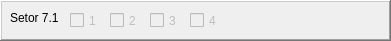
      <widget class="QFrame" name="frame_30">
       <property name="geometry">
        <rect>
         <x>450</x>
         <y>330</y>
         <width>391</width>
         <height>41</height>
        </rect>
       </property>
       <property name="frameShape">
        <enum>QFrame::WinPanel</enum>
       </property>
       <property name="frameShadow">
        <enum>QFrame::Raised</enum>
       </property>
       <widget class="QCheckBox" name="cb711">
        <property name="enabled">
         <bool>false</bool>
        </property>
        <property name="geometry">
         <rect>
          <x>70</x>
          <y>10</y>
          <width>41</width>
          <height>21</height>
         </rect>
        </property>
        <property name="text">
         <string>1</string>
        </property>
       </widget>
       <widget class="QCheckBox" name="cb712">
        <property name="enabled">
         <bool>false</bool>
        </property>
        <property name="geometry">
         <rect>
          <x>110</x>
          <y>10</y>
          <width>41</width>
          <height>21</height>
         </rect>
        </property>
        <property name="text">
         <string>2</string>
        </property>
       </widget>
       <widget class="QLabel" name="label_36">
        <property name="geometry">
         <rect>
          <x>10</x>
          <y>10</y>
          <width>58</width>
          <height>16</height>
         </rect>
        </property>
        <property name="text">
         <string>Setor 7.1</string>
        </property>
       </widget>
       <widget class="QCheckBox" name="cb713">
        <property name="enabled">
         <bool>false</bool>
        </property>
        <property name="geometry">
         <rect>
          <x>150</x>
          <y>10</y>
          <width>41</width>
          <height>21</height>
         </rect>
        </property>
        <property name="text">
         <string>3</string>
        </property>
       </widget>
       <widget class="QCheckBox" name="cb714">
        <property name="enabled">
         <bool>false</bool>
        </property>
        <property name="geometry">
         <rect>
          <x>190</x>
          <y>10</y>
          <width>41</width>
          <height>21</height>
         </rect>
        </property>
        <property name="text">
         <string>4</string>
        </property>
       </widget>
       <widget class="QFrame" name="frame_31">
        <property name="geometry">
         <rect>
          <x>460</x>
          <y>0</y>
          <width>391</width>
          <height>41</height>
         </rect>
        </property>
        <property name="frameShape">
         <enum>QFrame::WinPanel</enum>
        </property>
        <property name="frameShadow">
         <enum>QFrame::Raised</enum>
        </property>
        <widget class="QCheckBox" name="checkBox_249">
         <property name="geometry">
          <rect>
           <x>70</x>
           <y>10</y>
           <width>41</width>
           <height>21</height>
          </rect>
         </property>
         <property name="text">
          <string>1</string>
         </property>
        </widget>
        <widget class="QCheckBox" name="checkBox_250">
         <property name="geometry">
          <rect>
           <x>110</x>
           <y>10</y>
           <width>41</width>
           <height>21</height>
          </rect>
         </property>
         <property name="text">
          <string>2</string>
         </property>
        </widget>
        <widget class="QLabel" name="label_37">
         <property name="geometry">
          <rect>
           <x>10</x>
           <y>10</y>
           <width>58</width>
           <height>16</height>
          </rect>
         </property>
         <property name="text">
          <string>Setor 1.1</string>
         </property>
        </widget>
        <widget class="QCheckBox" name="checkBox_251">
         <property name="geometry">
          <rect>
           <x>150</x>
           <y>10</y>
           <width>41</width>
           <height>21</height>
          </rect>
         </property>
         <property name="text">
          <string>3</string>
         </property>
        </widget>
        <widget class="QCheckBox" name="checkBox_252">
         <property name="geometry">
          <rect>
           <x>190</x>
           <y>10</y>
           <width>41</width>
           <height>21</height>
          </rect>
         </property>
         <property name="text">
          <string>4</string>
         </property>
        </widget>
        <widget class="QCheckBox" name="checkBox_253">
         <property name="geometry">
          <rect>
           <x>230</x>
           <y>10</y>
           <width>41</width>
           <height>21</height>
          </rect>
         </property>
         <property name="text">
          <string>5</string>
         </property>
        </widget>
        <widget class="QCheckBox" name="checkBox_254">
         <property name="geometry">
          <rect>
           <x>270</x>
           <y>10</y>
           <width>41</width>
           <height>21</height>
          </rect>
         </property>
         <property name="text">
          <string>6</string>
         </property>
        </widget>
        <widget class="QCheckBox" name="checkBox_255">
         <property name="geometry">
          <rect>
           <x>310</x>
           <y>10</y>
           <width>41</width>
           <height>21</height>
          </rect>
         </property>
         <property name="text">
          <string>7</string>
         </property>
        </widget>
        <widget class="QCheckBox" name="checkBox_256">
         <property name="geometry">
          <rect>
           <x>350</x>
           <y>10</y>
           <width>41</width>
           <height>21</height>
          </rect>
         </property>
         <property name="text">
          <string>8</string>
         </property>
        </widget>
       </widget>
      </widget>
